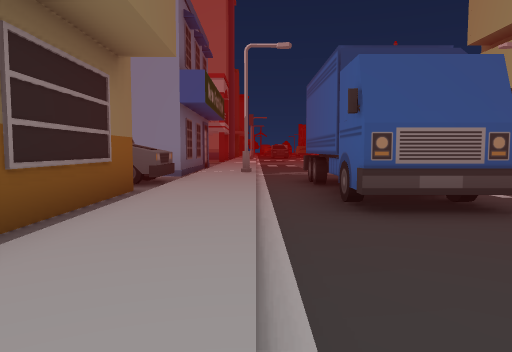
View 1 (above)

24 first-person views from a walk through a scene from a Unity 3-D project. The camera is 1.3 m above the floor, tilts 4° down and sees 70° across. The floor is counted in squares, 2 m on a side. Each view is taken from the middle of a square. On the plan, view 1 faces up. The plan holds only what a view shows up to about 11 squares ahead; the rest is blank. The place goes on beyond the plan. The player character is not drawn. Some animated figures are not drawn.

View 2
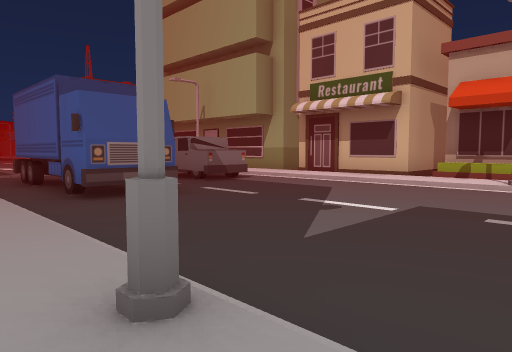

View 3
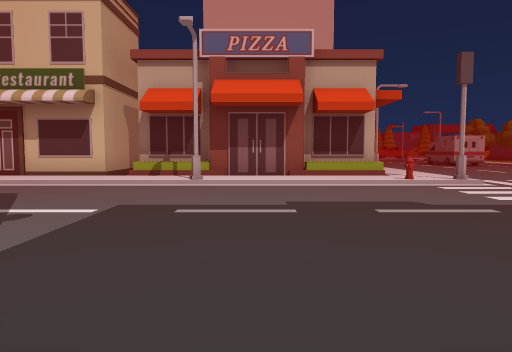

View 4
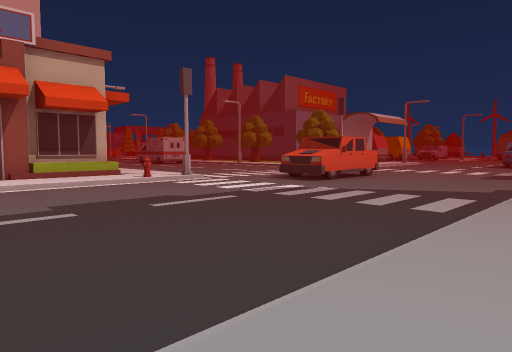

View 5
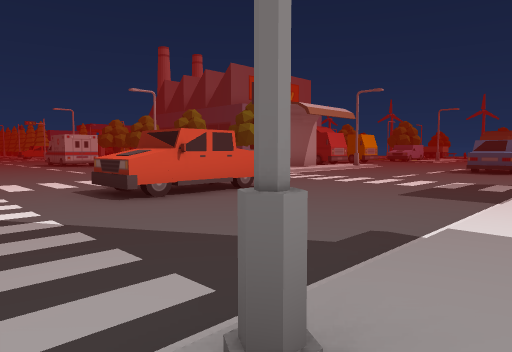

View 6
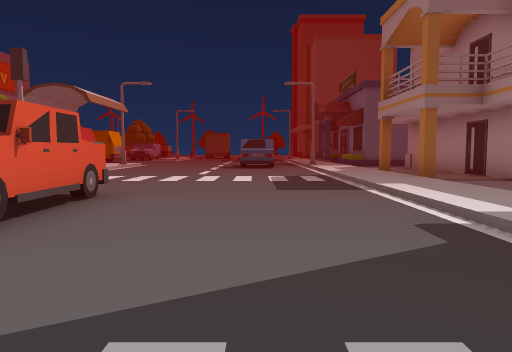

View 7
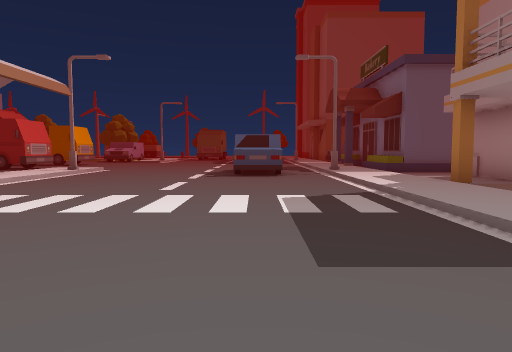

View 8
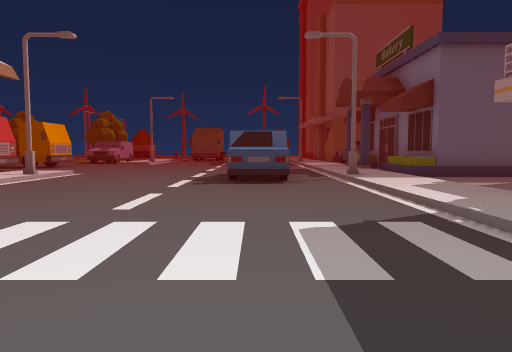

View 9
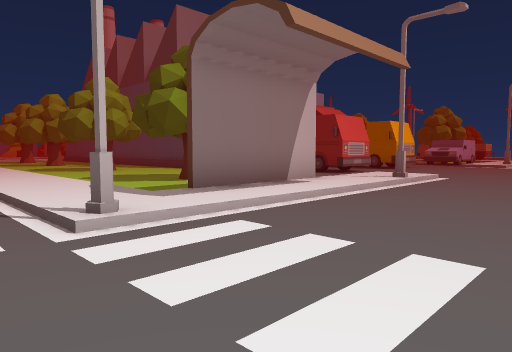

View 10
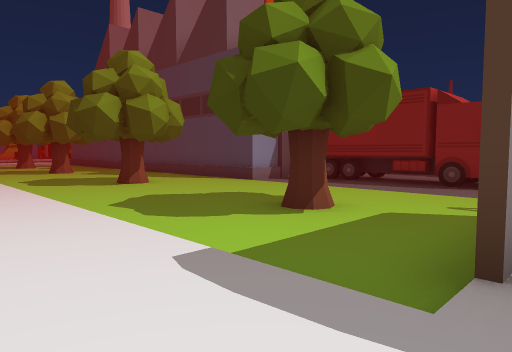

View 11
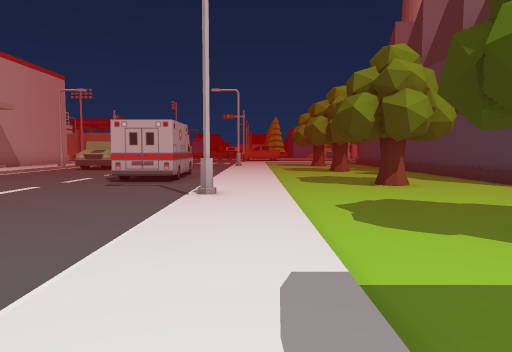

View 12
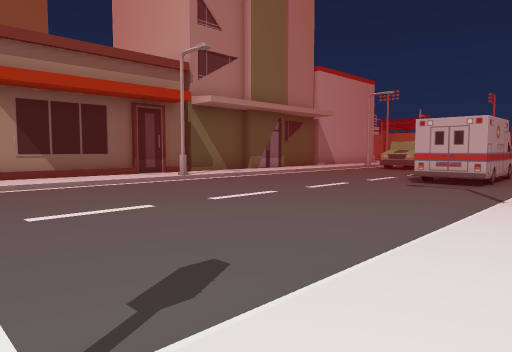

View 13
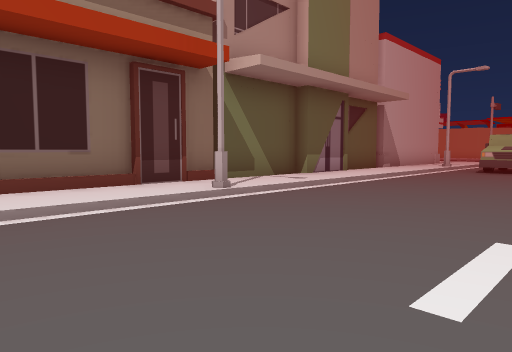

View 14
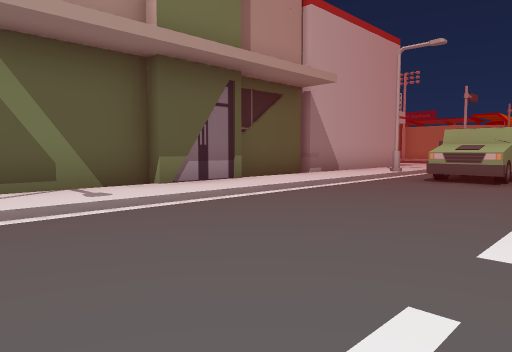

View 15
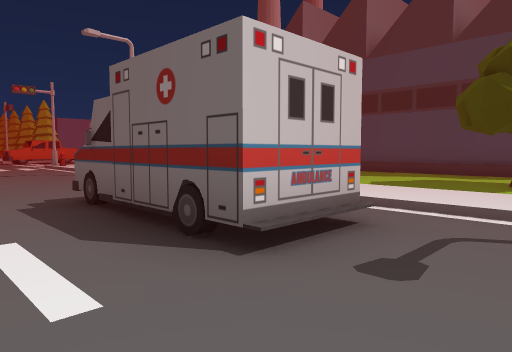

View 16
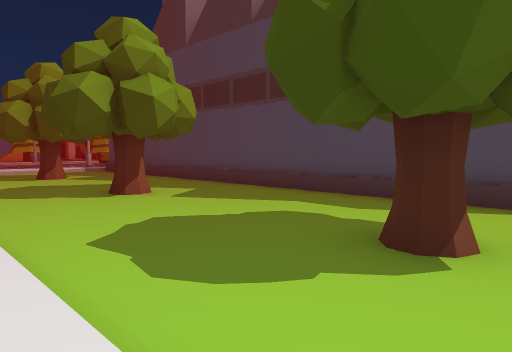

View 17
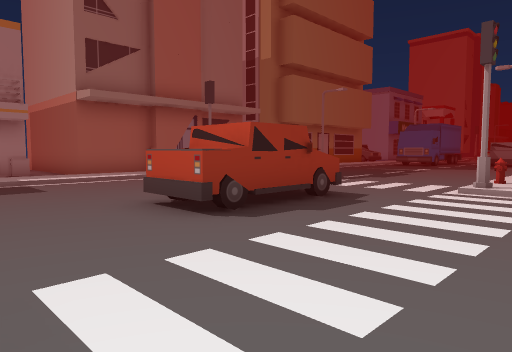

View 18
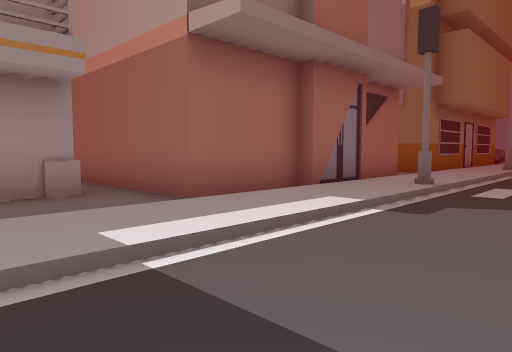

View 19
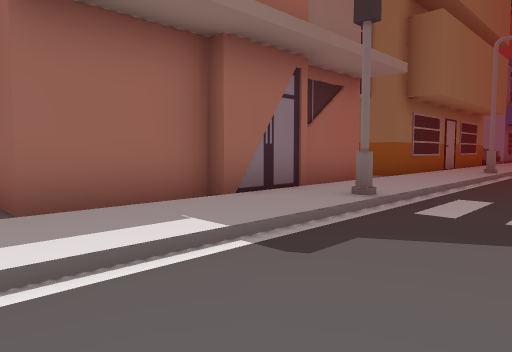

View 20
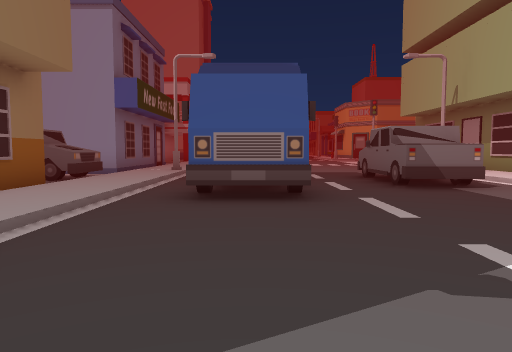

View 21
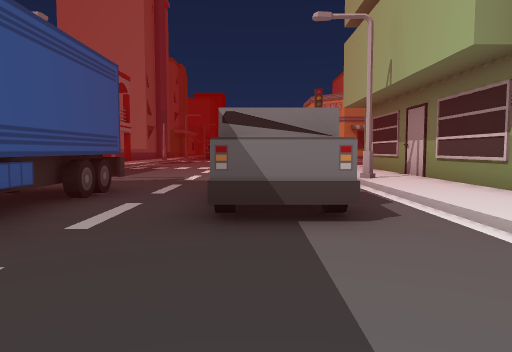

View 22
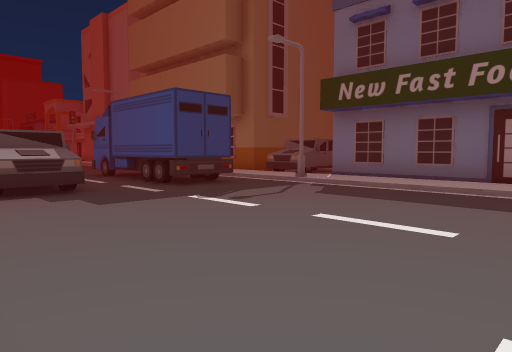

View 23
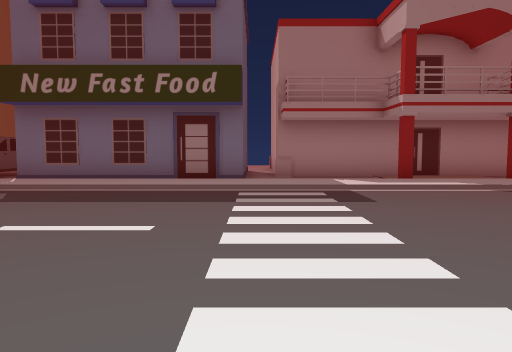

View 24
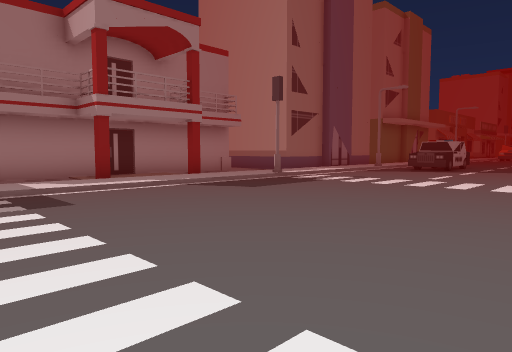

### Floor plan
Key: @ floor where view 1 was taken; # wall or solid block; . main floor; : floor 0.25 m higher than the main floor; / step, stairs or slope; B building; S streetlight; T truck; H hydrant; C car; R tree; O other object.
Columns run from 5 left of view 1 to 23 right of it. Each row starts with its distance up from view 1.
 27          ..
 26         ...
 25        ....
 24       .....
 23     :#......
 22  #. :/......
 21  #.#:/......
 20  #..:/......
 19  #.#:/......
 18  #. :/.......
 17  #. :/.......
 16  #. :/......
 15  .. :/....../
 14  BBB:/....../
 13    B:/....../ B
 12    B:/....../:B
 11    B:/...... :B
 10    B:/...... :B
  9  BBB:S......S:B
  8  TTT:/OO..TT/:B
  7   TT:/OO..TT/:B
  6    B:/OO..TT/:
  5    B:/OO..../:B
  4    B:/OO..../:B
  3    B:/....../:B
  2    B:/....../:BBB
  1    B:/....../:B
  0    B:@....../:B
 -1    B:S......S:B
 -2   BB:/....../:B
 -3    .:/....../:B
 -4    B:/....../:B
 -5    B:/......H:BBBBBBBBBBBBB##
 -6    B:/....../::::::::::::::::
 -7    B:#......#//////S////////S
 -8    B:/.....................OO
 -9    B:/...TT................OO
-10 BBBB:/...TT.................
-11  #..:/...TT..................
-12  #..:/................OOOO...
-13  #..:/................OOOO  .
-14  #.#:/......#//////S/////   S
-15  #..:/....../::::::::::::
-16  #..:/....../:...............
-17  #.#:/....../:O..............
-18  #..:/....../:O.R....R....R..
-19  #..:/....../:O..............
-20  ...:S.C....S:...............
-21  BBB:/CC..../:......BBBBBBBBB
-22    B:/.C....//.OOOOOBB B
-23     //. .....  OO O    B

Where each view was taken, in squares from view 1:
view 1: 0 up, 0 right, facing up
view 2: 2 down, 1 left, facing up-right
view 3: 2 down, 1 left, facing right
view 4: 1 down, 1 left, facing down-right
view 5: 6 down, 1 left, facing down-right
view 6: 6 down, 2 right, facing down
view 7: 10 down, 2 right, facing down
view 8: 12 down, 2 right, facing down
view 9: 13 down, 4 right, facing down-right
view 10: 14 down, 8 right, facing down-right
view 11: 15 down, 8 right, facing right
view 12: 15 down, 8 right, facing up-right
view 13: 11 down, 10 right, facing up-right
view 14: 11 down, 14 right, facing up-right
view 15: 10 down, 15 right, facing down-right
view 16: 15 down, 15 right, facing down-right
view 17: 14 down, 9 right, facing up-left
view 18: 13 down, 2 right, facing up-left
view 19: 11 down, 2 right, facing up-left
view 20: 1 down, 2 right, facing up
view 21: 2 up, 5 right, facing up
view 22: 15 up, 7 right, facing down-left
view 23: 15 up, 7 right, facing left
view 24: 15 up, 7 right, facing up-left
